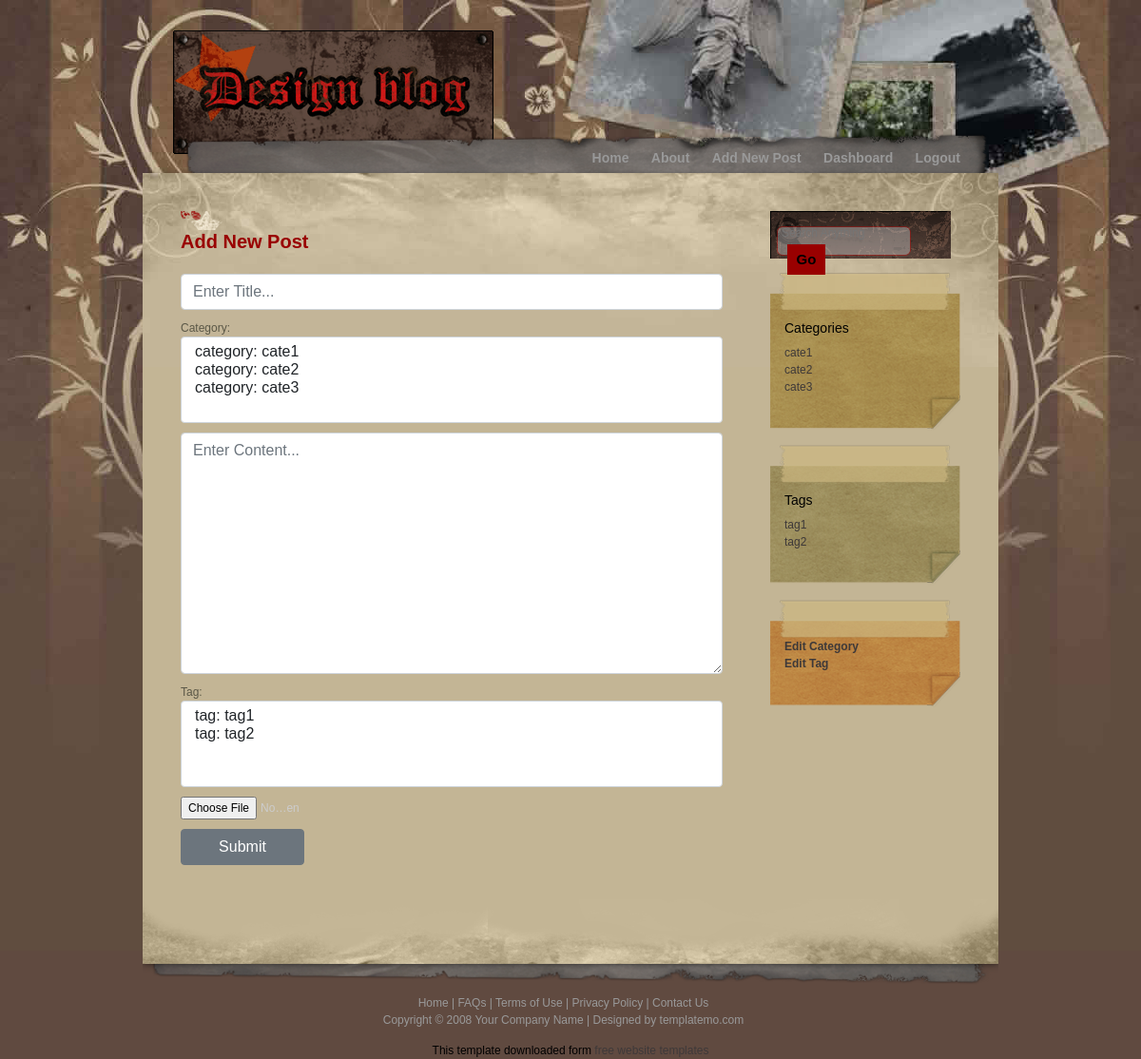
The app's page /blog/add-post/ (signed in), older data.
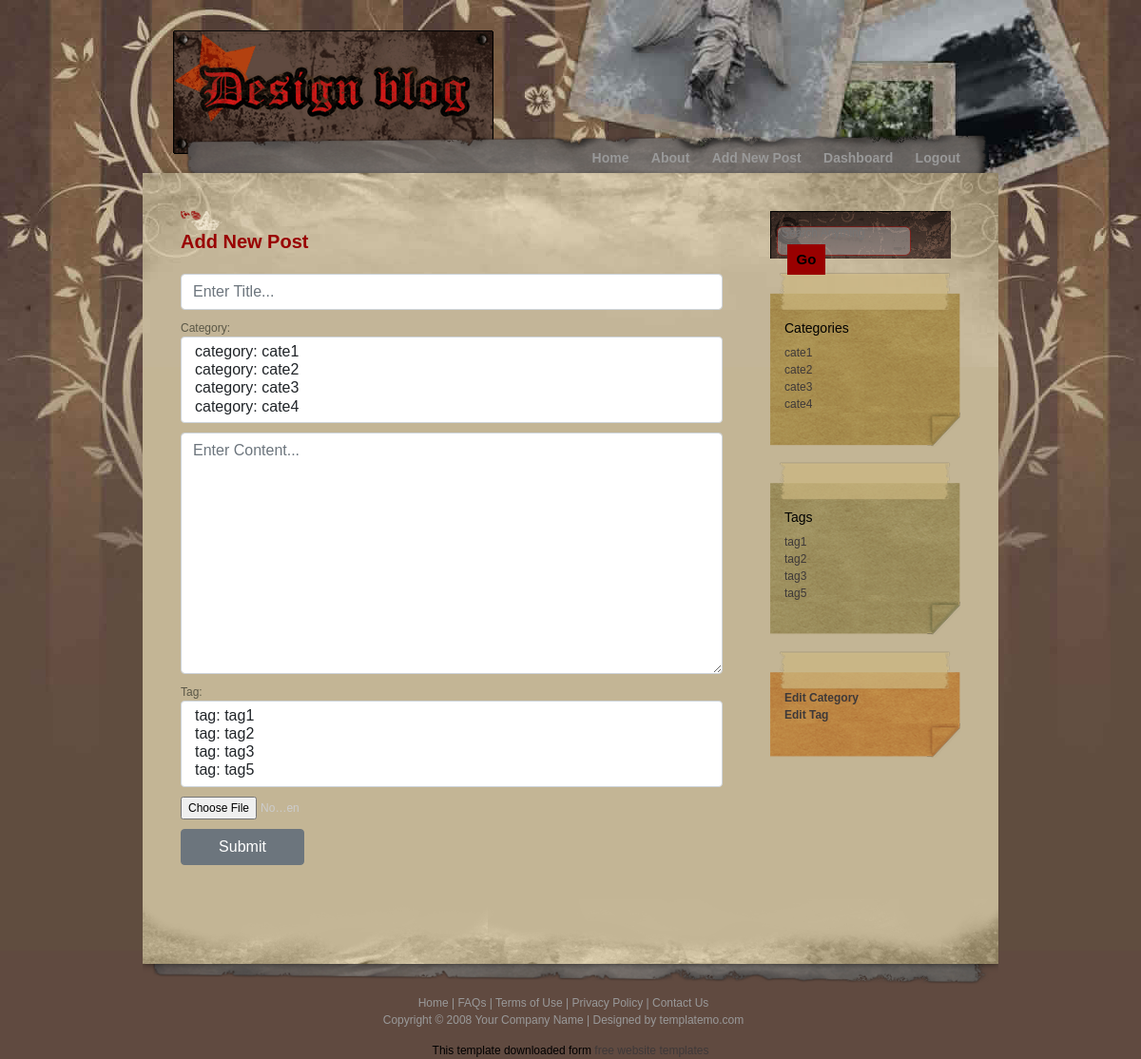
The same page, newer data.
### post/models.py (models this page shows)
class Category(models.Model):
    title = models.CharField(max_length=120)
    slug = models.SlugField(unique=True, max_length=120, null=True, blank=True)
    parent = models.ForeignKey('self', on_delete=models.PROTECT, blank=True, null=True)
    class Meta:
        unique_together = ('title', 'slug')
    def __str__(self):
        return f"category: {self.title}"

class Tag(models.Model):
    title = models.CharField(max_length=120)
    slug = models.SlugField(unique=True, max_length=120, null=True)
    class Meta:
        unique_together = ('title', 'slug')
    def __str__(self) -> str:
        return f"tag: {self.title}"

### post/views.py (the view)
# urls.py: path('add-post/', addPost, name='add_post'),
@login_required(login_url='login')
def addPost(request):
    page = 'add_post'
    categories = Category.objects.all()
    tags = Tag.objects.all()
    form = AddPost()
    if request.method == 'POST':
        form = AddPost(request.POST, request.FILES)
        if form.is_valid():
            post = form.save(commit=False)
            post.author = request.user
            post.save()
            form.save_m2m()
            return redirect(dashboard)
    else:
        if 'submitted' in request.GET:
            submitted = True
    context = {'categories': categories, 'form': form, 'page': page, 'tags': tags}
    return render(request, 'post/add.html', context)

### post/forms.py
class AddPost(forms.ModelForm):
     class Meta:
         model = Post
         fields = ('title', 'category', 'content', 'tag', 'image')
         labels = {
             'title': '',
             'category': 'Category',
             'content': '',
             'tag': 'Tag',
             'image': '',
         }
         widgets = {
             'title': forms.TextInput(attrs={'class': 'form-control', 'placeholder': 'Enter Title...'}),
             'category': forms.SelectMultiple(attrs={'class': 'form-select', 'placeholder': 'Choose Category...'}),
             'content': forms.Textarea(attrs={'class': 'form-control', 'placeholder': 'Enter Content...'}),
             'tag': forms.SelectMultiple(attrs={'class': 'form-select', 'placeholder': 'Choose Tag...'}),
         }

### post/templates/post/add.html (shortened to what this page needs)
{% extends "post/class_base.html" %}
{% load static %}
{% block menu %}
<ul>
    <li><a href="{% url 'home' %}">Home</a></li>
    <li><a href="#">About</a></li>
    <li><a href="{% url 'add_post' %}">Add New Post</a></li>
    <li><a href="{% url 'dashboard' %}">Dashboard</a></li>
    <li><a href="{% url 'logout' %}">Logout</a></li>
</ul>
{% endblock menu %}
{% block content %}
{% if request.user.is_authenticated %}
    {% if page == 'add_post' %}
        <h1>Add New Post</h1><br><br>
        {% if submitted %}
            succesfully
        {% else %}
            <form method="post" enctype="multipart/form-data">
                {{ form.as_p}}
                <input type="submit" value="Submit" class="btn btn-secondary">
            </form>
        {% endif %}
        <br><br>
    {% endif %}
{% endif %}
{% endblock content %}

### post/templates/post/class_base.html (shortened to what this page needs)
{% load static %}
<!DOCTYPE html>
<html lang="en">
<head>
  <link href="https://cdn.jsdelivr.net/npm/bootstrap@5.0.0-beta1/dist/css/bootstrap.min.css" rel="stylesheet"
>
  <link rel="stylesheet" href="{% static 'style.css' %}">
</head>
<body>
  <div id="container_wrapper1">
    <div id="container_wrapper2">
      <div id="container">
        <div id="header">
          <div id="logo">
            <div id="site_slogan"></div>
          </div>
        </div>
        <div id="menu">
          {% block menu %}
          {% endblock menu %}
        </div>
        <div id="content">
          <div id="left_column">
            {% block content %}
            {% endblock content %}
          </div>
          <div id="right_column">
            <div class="section">
              <form method="get" action="#" class="search">
                <input name="search" type="text" placeholder="Search Anything" id="keyword" />
                <input type="submit" value="Go" class="button" />
              </form>
            </div>
            <div class="section">
              <div class="section1_top"></div>
              <div class="section1_middle">
                <h2>Categories</h2>
                <ul>
                  {% for cate in categories %}
                  <li><a href='/blog/category/{{cate.slug}}'>{{cate.title}}</a></li>
                  {% endfor %}
                </ul>
              </div>
              <div class="section1_bottom"></div>
            </div>
            <div class="section">
              <div class="section2_top"></div>
              <div class="section2_middle">
                <h2>Tags</h2>
                <ul>
                  {% for tag in tags %}
                  <li>{{tag.title}}</li>
                  {% endfor %}
                </ul>
              </div>
              <div class="section2_bottom"></div>
            </div>
            <div class="section">
              <div class="section3_top"></div>
              <div class="section3_middle">
                {% if request.user.is_authenticated %}
                <ul>
                  <li><strong><a href="{% url 'categories' %}">Edit Category</a></strong></li>
                  <li><strong><a href="{% url 'tags' %}">Edit Tag</a></strong></li>
                </ul>
                {% endif %}
              </div>
              <div class="section3_bottom"></div>
            </div>
          </div>
        </div>
        <div id="bottom"></div>
        <div id="footer"> <a href="#">Home</a> | <a href="#">FAQs</a> | <a href="#">Terms of Use</a> | <a
            href="#">Privacy Policy</a> | <a href="#">Contact Us</a> <br />
          Copyright © 2008 <a href="#">Your Company Name</a> | Designed by <a href="#">templatemo.com</a> </div>
      </div>
    </div>
  </div>
  <div align=center>This template downloaded form <a href='http://all-free-download.com/free-website-templates/'>free
      website templates</a></div>
</body>
</body>
</html>

Row changes from the older to the newer data that the page shows:
added Category: title "cate4"
added Tag: title "tag3"
added Tag: title "tag5"
Text that changed along with them:
form field category: "category: cate1 / category: cate2 / category: cate3" → "category: cate1 / category: cate2 / category: cate3 / category: cate4"
form field tag: "tag: tag1 / tag: tag2" → "tag: tag1 / tag: tag2 / tag: tag3 / tag: tag5"
